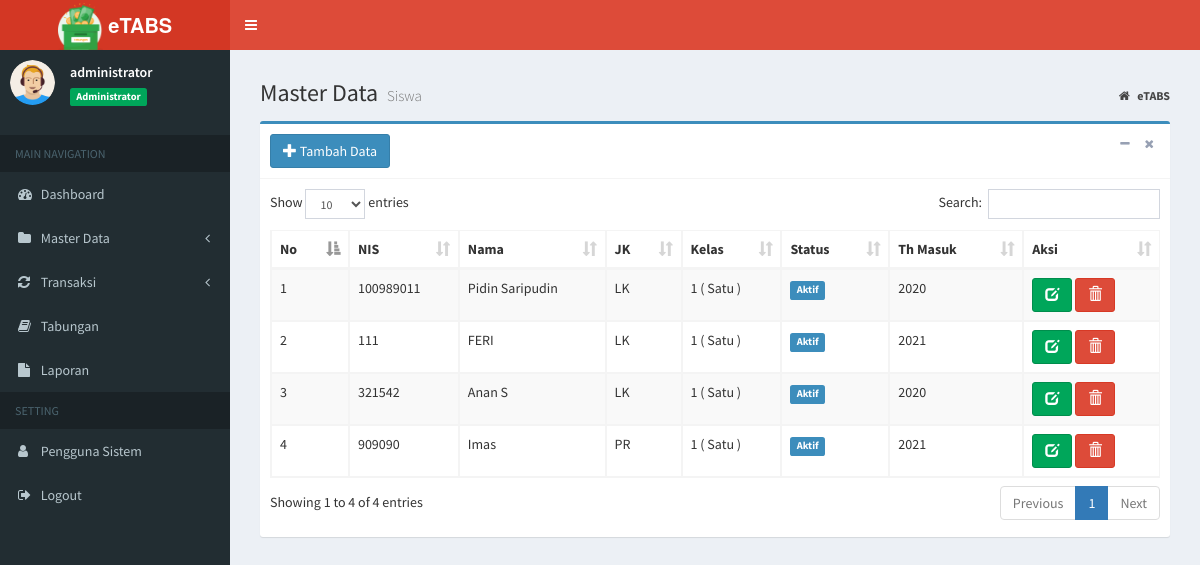
The page /index.php?page=MyApp/data_siswa (signed in) on the database its author committed.
### tables this page shows
CREATE TABLE `tb_siswa` (
  `nis` char(12) NOT NULL,
  `nama_siswa` varchar(40) NOT NULL,
  `jekel` enum('LK','PR') NOT NULL,
  `id_kelas` int(11) NOT NULL,
  `status` enum('Aktif','Lulus','Pindah') NOT NULL,
  `th_masuk` year(4) NOT NULL
);

CREATE TABLE `tb_kelas` (
  `id_kelas` int(11) NOT NULL,
  `kelas` varchar(20) NOT NULL
);

### admin/siswa/data_siswa.php (the view, shortened to what this page needs)
<section class="content-header">
	<h1>
		Master Data
		<small>Siswa</small>
	</h1>
	<ol class="breadcrumb">
		<li>
			<a href="index.php">
				<i class="fa fa-home"></i>
				<b>eTABS</b>
			</a>
		</li>
	</ol>
</section>
<section class="content">
	<div class="box box-primary">
		<div class="box-header with-border">
			<a href="?page=MyApp/add_siswa" title="Tambah Data" class="btn btn-primary">
				<i class="glyphicon glyphicon-plus"></i> Tambah Data</a>
			<div class="box-tools pull-right">
				<button type="button" class="btn btn-box-tool" data-widget="collapse">
					<i class="fa fa-minus"></i>
				</button>
				<button type="button" class="btn btn-box-tool" data-widget="remove">
					<i class="fa fa-remove"></i>
				</button>
			</div>
		</div>
		<div class="box-body">
			<div class="table-responsive">
				<table id="example1" class="table table-bordered table-striped">
					<thead>
						<tr>
							<th>No</th>
							<th>NIS</th>
							<th>Nama</th>
							<th>JK</th>
							<th>Kelas</th>
							<th>Status</th>
							<th>Th Masuk</th>
							<th>Aksi</th>
						</tr>
					</thead>
					<tbody>
						<?php
                  $no = 1;
                  $sql = $koneksi->query("SELECT s.nis, s.nama_siswa, s.jekel, s.status, s.th_masuk, k.kelas
                  from tb_siswa s inner join tb_kelas k on s.id_kelas=k.id_kelas
                  order by kelas asc, nis asc");
                  while ($data= $sql->fetch_assoc()) {
                ?>
						<tr>
							<td>
								<?php echo $no++; ?>
							</td>
							<td>
								<?php echo $data['nis']; ?>
							</td>
							<td>
								<?php echo $data['nama_siswa']; ?>
							</td>
							<td>
								<?php echo $data['jekel']; ?>
							</td>
							<td>
								<?php echo $data['kelas']; ?>
							</td>
							<?php $warna = $data['status']  ?>
							<td>
								<?php if ($warna == 'Aktif') { ?>
								<span class="label label-primary">Aktif</span>
								<?php } elseif ($warna == 'Lulus') { ?>
								<span class="label label-success">Lulus</span>
								<?php } elseif ($warna == 'Pindah') { ?>
								<span class="label label-danger">Pindah</span>
							</td>
							<?php } ?>
							<td>
								<?php echo $data['th_masuk']; ?>
							</td>
							<td>
								<a href="?page=MyApp/edit_siswa&kode=<?php echo $data['nis']; ?>" title="Ubah"
								 class="btn btn-success">
									<i class="glyphicon glyphicon-edit"></i>
								</a>
								<a href="?page=MyApp/del_siswa&kode=<?php echo $data['nis']; ?>" onclick="return confirm('Yakin Hapus Data Ini ?')"
								 title="Hapus" class="btn btn-danger">
									<i class="glyphicon glyphicon-trash"></i>
							</td>
						</tr>
						<?php
                  }
                ?>
					</tbody>
				</table>
			</div>
		</div>
	</div>
</section>

### rows shown on the page
tb_siswa: nis "100989011", nama_siswa "Pidin Saripudin", jekel "LK", id_kelas.kelas "1 ( Satu )", status "Aktif", th_masuk "2020"
tb_siswa: nis "111", nama_siswa "FERI", jekel "LK", id_kelas.kelas "1 ( Satu )", status "Aktif", th_masuk "2021"
tb_siswa: nis "321542", nama_siswa "Anan S", jekel "LK", id_kelas.kelas "1 ( Satu )", status "Aktif", th_masuk "2020"
tb_siswa: nis "909090", nama_siswa "Imas", jekel "PR", id_kelas.kelas "1 ( Satu )", status "Aktif", th_masuk "2021"

### other values the page prints
$data_nama "administrator"
$data_level "Administrator"
